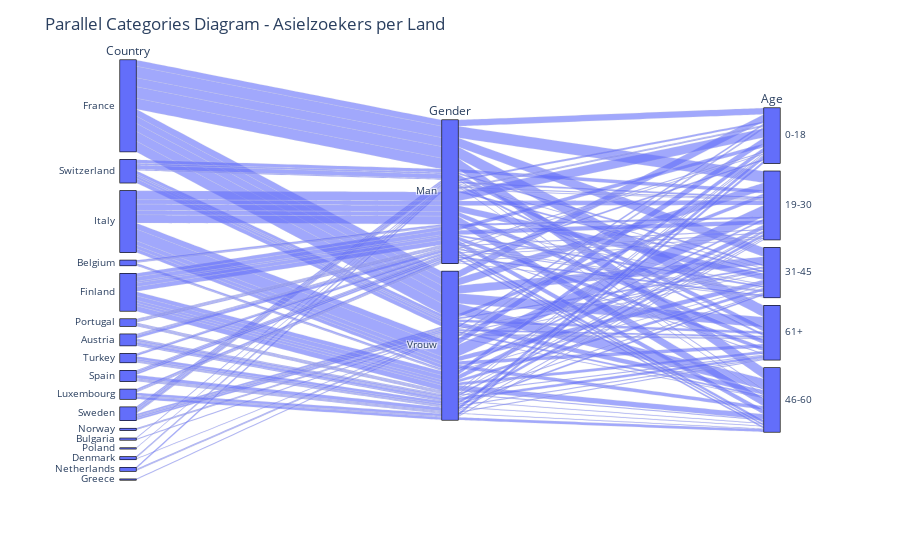

The notebook cell saved with this chart:
### Markdown cell above
### Annual influx of refugees to the Netherlands

### Code cell
# Gegevens inlezen vanuit CSV-bestand
asi_df = pd.read_csv("data/asylum_seekers_info.csv")

asi_df = asi_df.drop(['Year', 'Month'], axis=1)
# Parallel Categories Diagram maken met behulp van Plotly Express
fig = px.parallel_categories(asi_df, dimensions=['Country','Gender','Age'], color_continuous_scale=px.colors.qualitative.Dark24)

# Grafiek opmaken
fig.update_layout(title="Asielzoekers per Land")
fig.update_xaxes(title="Kenmerken")
fig.update_yaxes(title="Aantal")

# Grafiek weergeven
fig.show()

### Figure 1 — Plotly figure (JSON) as saved in the notebook; plotly's stock layout.template omitted (floating-point values rounded to 4 significant figures; data arrays with more than 128 entries replaced by an {"elided": "..."} marker saying what was removed)
{"data": [{"dimensions": [{"label": "Country", "values": {"elided": "328 str values"}}, {"label": "Gender", "values": {"elided": "328 str values"}}, {"label": "Age", "values": {"elided": "328 str values"}}], "domain": {"x": [0, 1], "y": [0, 1]}, "name": "", "type": "parcats"}], "layout": {"legend": {"tracegroupgap": 0}, "margin": {"t": 60}, "title": {"text": "Parallel Categories Diagram - Asielzoekers per Land"}, "xaxis": {"title": {"text": "Kenmerken"}}, "yaxis": {"title": {"text": "Aantal"}}}}
